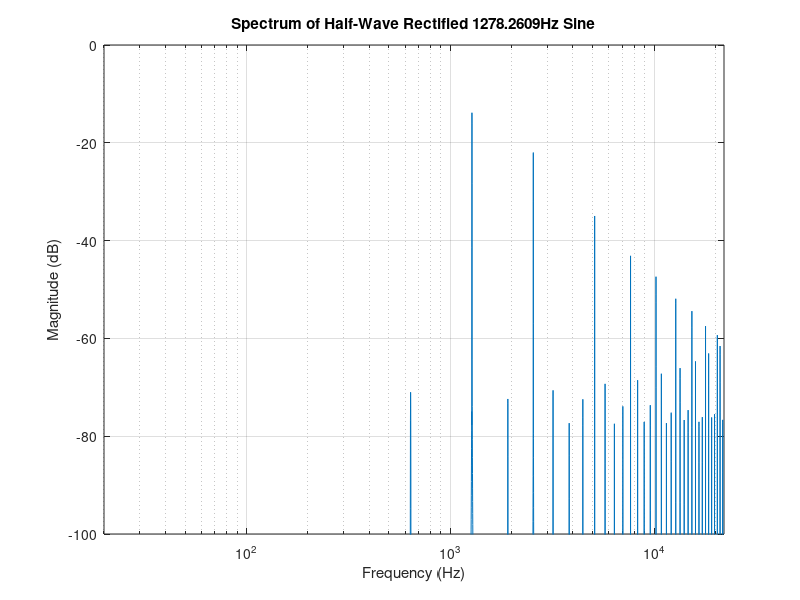

Recreate this plot in MATLAB.
% How does inharmonic distortion arise

% Parameters
fs = 44100;              % Sample rate
f0 = fs/34.5;               % Input frequency (1.3 kHz)
duration = 1.0;          % Seconds
t = 0:1/fs:duration-(1/fs);

% 1. Generate Sine Wave
x = sin(2 * pi * f0 * t);

% 2. Apply Nonlinearity (Half-Wave Rectifier)
% In the analog world, this creates harmonics at 0Hz, 1.3kHz, 2.6kHz, 3.9kHz...
y = max(0, x);

% 3. Analyze Spectrum
L = length(y);
Y = fft(y .* blackman(length(y))');
P2 = abs(Y/L);
P1 = P2(1:L/2+1);
P1(2:end-1) = 2*P1(2:end-1);
freqs = fs*(0:(L/2))/L;

% 4. Plot
figure;
semilogx(freqs, 20*log10(P1));
grid on;
title(['Spectrum of Half-Wave Rectified ', num2str(f0), 'Hz Sine']);
xlabel('Frequency (Hz)');
ylabel('Magnitude (dB)');
axis([20 22050 -100 0]);

% Highlight the first few "Valid" Harmonics
fprintf('Expected Harmonics: %d, %d, %d, %d...\n', f0, f0*2, f0*3, f0*4);

% f0, 2*f0, 3*fn, n*f0 > fs/2
% n*f0 -> fs - n*f0
% (fs - n * f0) / f0 = fs/f0 - n
